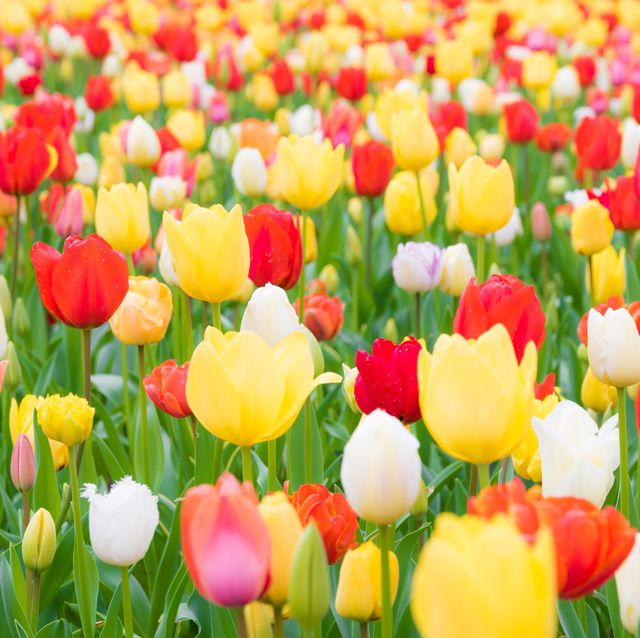
#> input picture tulips.jpg, 640 x 638 px
$ jupyter execute Untitled8.ipynb
#> lines starting #> are read from the running program, lines starting #| are printed output that depends on the picture
[cell 1]
import cv2
import numpy as np

# Load image
image = cv2.imread('tulips.jpg')  # Replace with your image path
#> image is the input picture: shape (638, 640, 3); mean B, G, R 87.5, 161.1, 197.5

# Step 1: Convert the image to grayscale
gray_image = cv2.cvtColor(image, cv2.COLOR_BGR2GRAY)
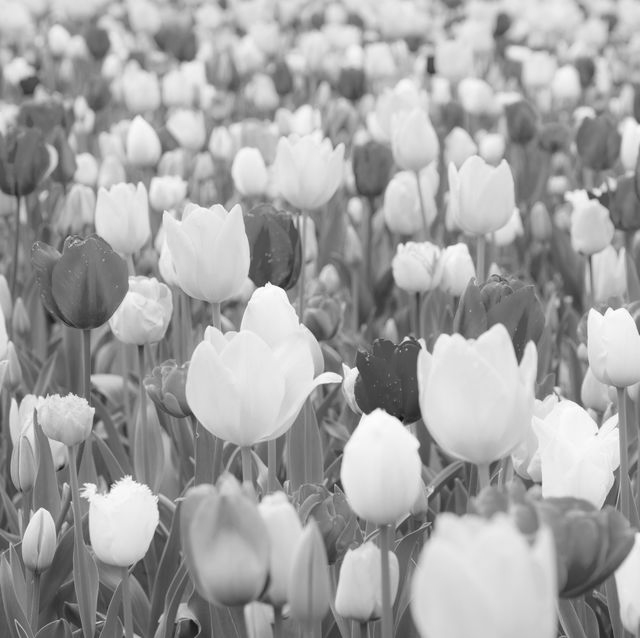
#> gray_image: shape (638, 640); min 14, max 255, mean 163.6

# Step 2: Apply GaussianBlur to reduce noise (optional but recommended)
blurred_image = cv2.GaussianBlur(gray_image, (5, 5), 1.5)

# Step 3: Perform Canny edge detection
lower_threshold = 50  # Lower threshold for edge detection
upper_threshold = 150  # Upper threshold for edge detection
edges = cv2.Canny(blurred_image, lower_threshold, upper_threshold)
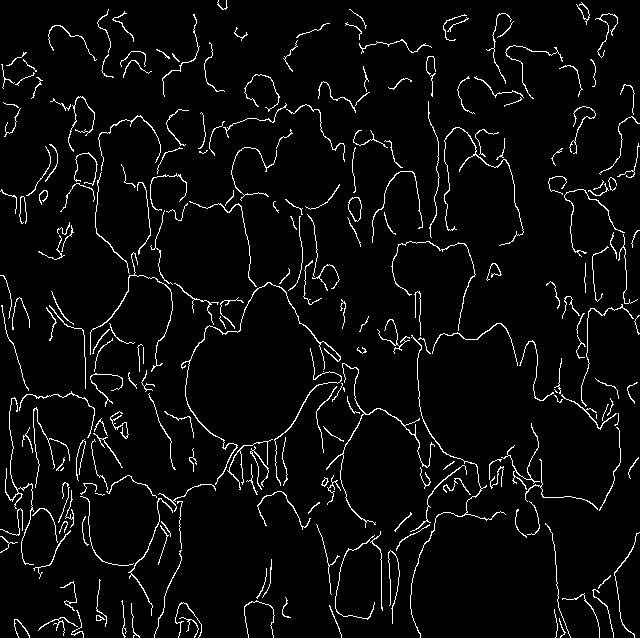
#> edges: shape (638, 640); 4.4% white in thin lines or dots

# Step 4: Display the original and edge-detected images
cv2.imshow('Original Image', image)
cv2.imshow('Edge Detected Image', edges)

# Wait until a key is pressed and close the windows
cv2.waitKey(0)
cv2.destroyAllWindows()

# Optionally, save the output image with edges
cv2.imwrite('edges_output.jpg', edges)
#> Out = True

$ run again, with p2.jpeg copied over tulips.jpg
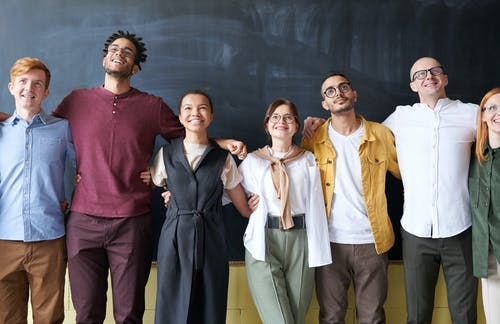
#> input picture p2.jpeg, 500 x 324 px
#> image is the input picture: shape (324, 500, 3); mean B, G, R 101.5, 99.6, 105
#> `blurred_image = cv2.GaussianBlur(gray_image, (5, 5), 1.5)`:
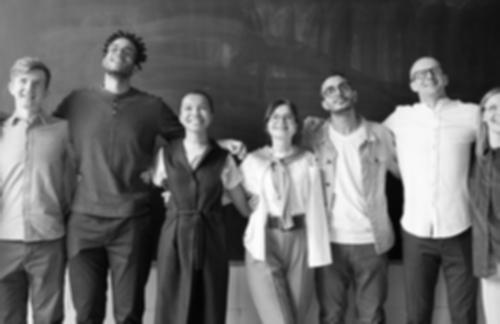
#> blurred_image: shape (324, 500); min 3, max 253, mean 101.5
#> `edges = cv2.Canny(blurred_image, lower_threshold, upper_threshold)`:
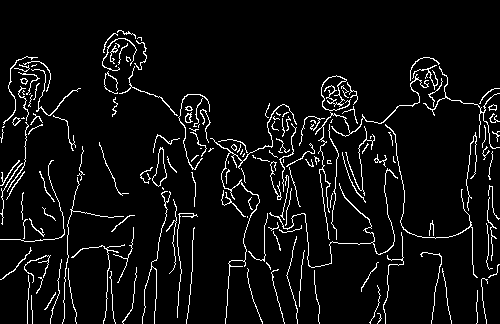
#> edges: shape (324, 500); 5.9% white in thin lines or dots
#> Out = True
